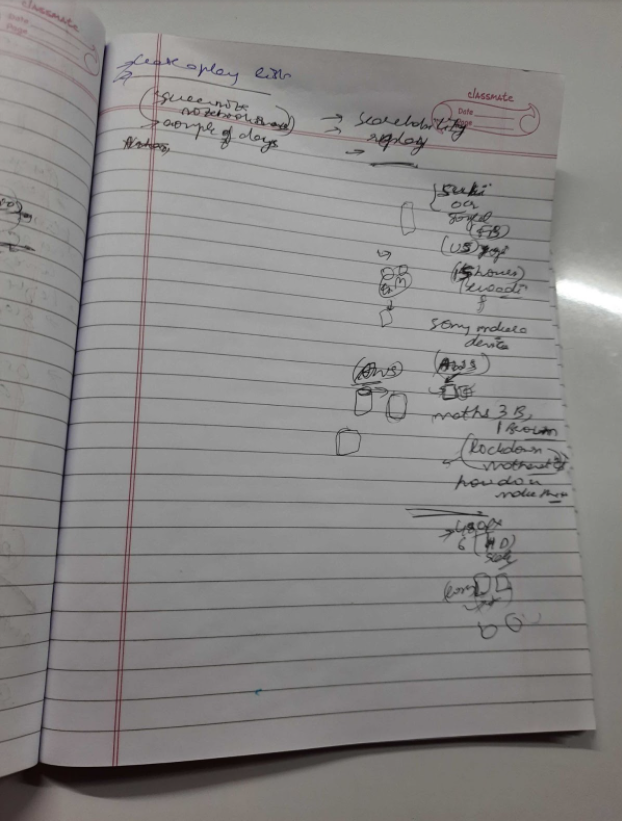
#> input picture test3.PNG, 622 x 821 px
$ python demo.py
#> lines starting #> are read from the running program, lines starting #| are printed output that depends on the picture; after the words box and inside, x2 and y2 are one past the last pixel; in counts of white or black regions, pixels touching at a corner belong together
import math
import cv2
import numpy as np
import operator


def findIntersection(x1, y1, x2, y2, x3, y3, x4, y4):
    px = ((x1 * y2 - y1 * x2) * (x3 - x4) - (x1 - x2) * (x3 * y4 - y3 * x4)) / (
                (x1 - x2) * (y3 - y4) - (y1 - y2) * (x3 - x4))
    py = ((x1 * y2 - y1 * x2) * (y3 - y4) - (y1 - y2) * (x3 * y4 - y3 * x4)) / (
                (x1 - x2) * (y3 - y4) - (y1 - y2) * (x3 - x4))
    return [px, py]


def draw(image, c):
    contours, hierarchy = cv2.findContours(image, cv2.RETR_EXTERNAL, cv2.CHAIN_APPROX_SIMPLE)
    lines = {}
    for cnt in contours:
        x, y, w, h = cv2.boundingRect(cnt)
        if c == 'v':
            lines[h] = [x, y, w, h]
            # cv2.line(img1, (x, y), (x + w, y + h), (0, 255, 0), 1)

        elif c == 'h':
            lines[w] = [x, y, w, h]
            # cv2.line(img1, (x, y), (x + w, y + h), (0, 255, 0), 1)


    l = dict(sorted(lines.items(), key=operator.itemgetter(0), reverse=True))
    print(len(l))
    if c == 'v':
        x, y, w, h = list(l.values())[0]
    else:
        # x, y, w, h = list(l.values())[3]
        x, y, w, h = list(l.values())[0]


    return [x, y, w, h]


# read a image using imread
img1 = cv2.imread("test3.PNG")
#> img1 is the input picture: shape (821, 622, 3); mean B, G, R 133.7, 134.7, 136.5
img1 = cv2.resize(img1, (400,400))
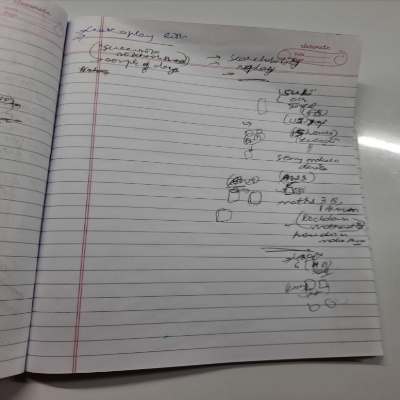
#> img1: shape (400, 400, 3); mean B, G, R 133.6, 134.7, 136.5
img = cv2.cvtColor(img1, cv2.COLOR_RGB2GRAY)

# creating a Histograms Equalization
# of a image using cv2.equalizeHist()
equ = cv2.equalizeHist(img)
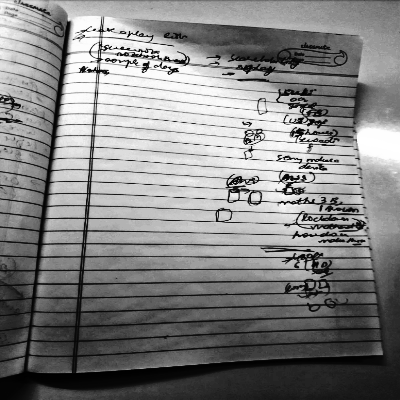
#> equ: shape (400, 400); min 0, max 255, mean 129.5
# equ = cv2.equalizeHist(equ)
thresh = cv2.adaptiveThreshold(equ, 255, cv2.ADAPTIVE_THRESH_GAUSSIAN_C, cv2.THRESH_BINARY_INV, 93, 13)
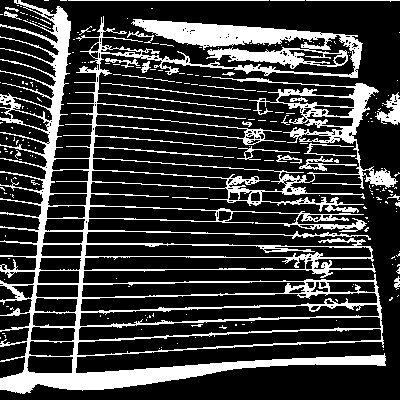
#> thresh: shape (400, 400); 22.6% white; 220 white regions (193 under 20 px), largest, box (x1, y1, x2, y2) and area: (0, 0, 398, 394) 33119, (375, 92, 400, 125) 390, (299, 156, 357, 171) 228

kernel_h = np.array([[0, 0, 0, 0, 0],
                   [0, 0, 0, 0, 0],
                   [1, 1, 1, 1, 1],
                   [0, 0, 0, 0, 0],
                   [0, 0, 0, 0, 0]], np.uint8)

kernel_v = kernel_h.transpose()
image_h = cv2.morphologyEx(thresh, cv2.MORPH_OPEN, kernel_h, iterations=3)
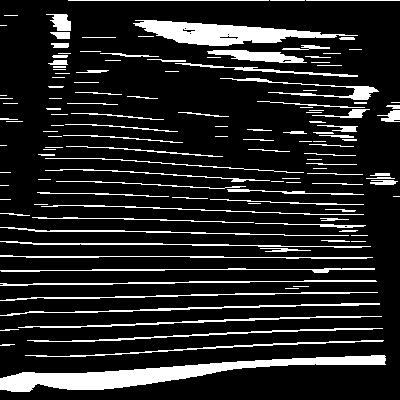
#> image_h: shape (400, 400); 14.2% white; 136 white regions (50 under 20 px), largest, box (x1, y1, x2, y2) and area: (0, 355, 386, 392) 4648, (133, 20, 358, 46) 2794, (0, 303, 380, 316) 726
image_h = cv2.erode(image_h,kernel_h,iterations = 1)
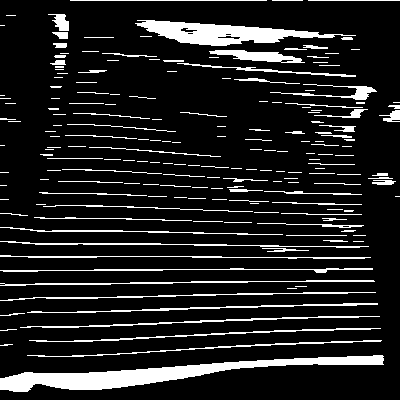
#> image_h: shape (400, 400); 12.8% white; 191 white regions (98 under 20 px), largest, box (x1, y1, x2, y2) and area: (0, 355, 384, 392) 4492, (135, 20, 356, 46) 2622, (209, 50, 305, 63) 655

image_v = cv2.morphologyEx(thresh, cv2.MORPH_OPEN, kernel_v, iterations=5)
#> image_v: shape (400, 400); 3.4% white; 17 white regions, largest, box (x1, y1, x2, y2) and area: (22, 6, 69, 394) 2631, (72, 70, 97, 390) 1270, (195, 23, 220, 50) 554
image_v = cv2.erode(image_v,kernel_v,iterations = 5)
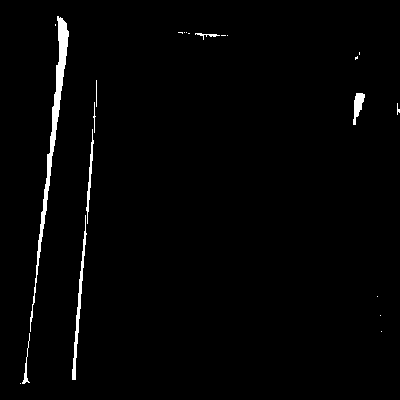
#> image_v: shape (400, 400); 1.6% white; 22 white regions (14 under 20 px)
# edges = cv2.Canny(image_v, 46, 109,3)
[x,y,w,h] = draw(image_h, 'h')
#> in draw, `contours, hierarchy = cv2.findContours(image, cv2.RETR_EXTERNAL, cv2.C..`: contours = 191 contours, 151 with area under 20; largest, box (x1, y1, x2, y2) and area: (0, 355, 384, 392) 4097, (135, 20, 356, 46) 2456, (209, 50, 305, 63) 568, (27, 303, 378, 313) 288, (20, 316, 380, 328) 276
#> the loop in draw, `for cnt in contours:` made 191 passes
#> (x, y, w, h) on passes 1 to 3: (0, 355, 384, 37), (0, 344, 13, 2), (27, 340, 355, 17)
#> after the loop in draw, `for cnt in contours:`: lines = 68 items
#| 68
#> in draw, `x, y, w, h = list(l.values())[0]`: y = 355; w = 384; h = 37
#> x = 0; y = 355; w = 384; h = 37
[x1,y1,w1,h1] = draw(image_v, 'v')
#> in draw (call 2), `contours, hierarchy = cv2.findContours(image, cv2.RETR_EXTERNAL, cv2.C..`: contours = 22 contours, 16 with area under 20; largest, box (x1, y1, x2, y2) and area: (30, 16, 69, 332) 1179, (72, 215, 87, 380) 300, (353, 93, 365, 125) 168, (86, 129, 94, 224) 107, (22, 333, 30, 384) 39, (195, 33, 220, 40) 24
#> the loop in draw (call 2), `for cnt in contours:` made 22 passes
#> (x, y, w, h) on passes 1, 2, 3, 4, 5, 6, 7, 8, 9, 10, 12, 14: (20, 383, 1, 1), (22, 333, 8, 51), (381, 331, 1, 1), (380, 315, 1, 1), (377, 296, 1, 1), (72, 215, 15, 165), (86, 129, 8, 95), (397, 103, 3, 12), (93, 102, 3, 31), (353, 93, 12, 32), (355, 56, 3, 4), (227, 35, 1, 1)
#> (cnt, x, y, w, h) on passes 11, 13, 15, 17, 20, 21: ([[96, 80], [96, 106]], 96, 80, 1, 27), ([[359, 52], [359, 54]], 359, 52, 1, 3), ([[221, 35], [225, 35]], 221, 35, 5, 1), ([[188, 33], [189, 33]], 188, 33, 2, 1), ([[178, 32], [181, 32], [182, 33], [182, 32]], 178, 32, 5, 2), ([[55, 24], [55, 25]], 55, 24, 1, 2)
#| 13
#> x1 = 30; y1 = 16; w1 = 39; h1 = 316

xi, yi = findIntersection(x,y,w,h,x1,y1,w1,h1)
#> in findIntersection, `px = ((x1 * y2 - y1 * x2) * (x3 - x4) - (x1 - x2) * (x3 * y4 - y3 * x4..`: px = 39.2
#> in findIntersection, `py = ((x1 * y2 - y1 * x2) * (y3 - y4) - (y1 - y2) * (x3 * y4 - y3 * x4..`: py = 322.5
#> xi = 39.2; yi = 322.5
xi = math.floor(xi)
#> xi = 39
yi = math.floor(yi)
#> yi = 322
print(xi, yi)
#| 39 322


# [4 lines of commented-out code are left out]
cv2.circle(img1, (xi, yi), 20, (0,200,255),-1)

if(math.sqrt((x-xi)**2 + (y-yi)**2) < math.sqrt(((x+w)-xi)**2 + ((y+h)-yi)**2)):
    cv2.line(img1, (xi, yi), (x + w, y + h), (0, 255, 0), 5) ########horizontal
    cv2.line(img1, (x+w, y+h), (x+w, 400 - (y+h)), (0, 255, 0), 10)
    cv2.circle(img1, (x+w, 400 - (y+h)), 20, (0, 0, 255), -1)
else:
    cv2.line(img1, (x, y), (xi, yi), (0, 255, 0), 5)  ########horizontal
    cv2.line(img1, (x, y), (x, 400 - y), (0, 255, 0), 10)
    cv2.circle(img1, (x, 400 - y), 20, (0, 0, 255), -1)

if (math.sqrt((x1 - xi) ** 2 + (y1 - yi) ** 2) < math.sqrt(((x1 + w1) - xi) ** 2 + ((y1 + h1) - yi) ** 2)):
    cv2.line(img1, (x1+w1, y1+h1), (x+w, 400 - (y+h)), (0, 255, 0), 10)
    cv2.line(img1, (xi, yi), (x1 + w1, y1 + h1), (0, 255, 0), 5) ######vertical
else:
    cv2.line(img1, (x1, y1), (x+w, 400 - (y+h)), (0, 255, 0), 10)
    cv2.line(img1, (x1, y1), (xi, yi), (0, 255, 0), 5) ######vertical
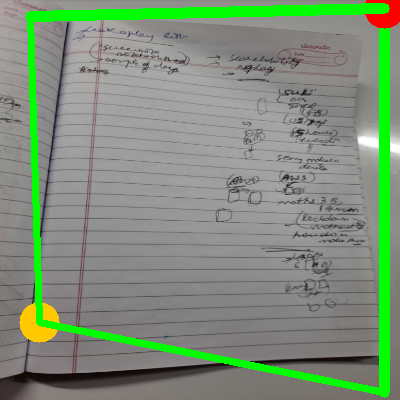
#> img1: shape (400, 400, 3); mean B, G, R 121.9, 144.1, 127

    # cv2.line(img1, (x+w, y+h), (x+w,400-(y+h)), (0, 255, 0), 10) ######vertical
    # cv2.line(img1, (x1 + w1, y1 + h1), (x+w,400-(y+h)), (0, 255, 0), 5) ########horizontal

cv2.imshow('image', img1)
cv2.waitKey(0)
cv2.destroyAllWindows()

$ run again, with test1.PNG copied over test3.PNG
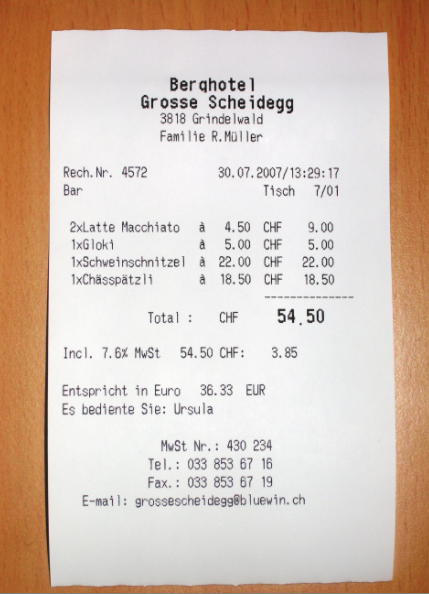
#> input picture test1.PNG, 429 x 594 px
#> img1 is the input picture: shape (594, 429, 3); mean B, G, R 184.5, 197, 215.4
#> `thresh = cv2.adaptiveThreshold(equ, 255, cv2.ADAPTIVE_THRESH_GAUSSIAN_..`:
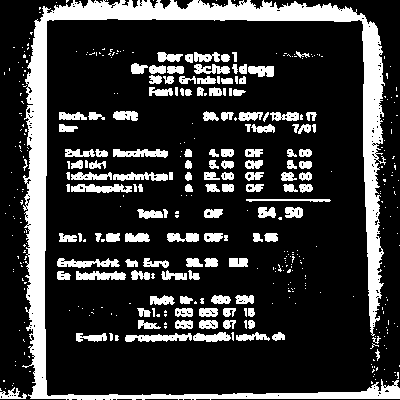
#> thresh: shape (400, 400); 20.8% white; 421 white regions (283 under 20 px), largest, box (x1, y1, x2, y2) and area: (22, 0, 400, 400) 18055, (125, 333, 192, 342) 390, (71, 184, 132, 193) 379
#> contours = 160 contours, 112 with area under 20; largest, box (x1, y1, x2, y2) and area: (42, 3, 365, 22) 3768, (26, 38, 45, 313) 3317, (30, 386, 400, 400) 1700, (364, 27, 383, 99) 906, (365, 100, 382, 128) 316
#> the loop in draw, `for cnt in contours:` made 160 passes
#> (x, y, w, h) on passes 1, 3, 7: (0, 397, 24, 2), (30, 386, 370, 14), (33, 359, 11, 6)
#> after the loop in draw, `for cnt in contours:`: lines = 26 items
#| 26
#> in draw, `x, y, w, h = list(l.values())[0]`: x = 30; y = 386; w = 370; h = 14
#> `[x,y,w,h] = draw(image_h, 'h')`: x = 30; y = 386; w = 370; h = 14
#> contours = 17 contours, 13 with area under 20; largest, box (x1, y1, x2, y2) and area: (28, 16, 47, 389) 4588, (363, 25, 381, 324) 2642, (193, 0, 198, 10) 36, (247, 0, 250, 11) 20
#> the loop in draw (call 2), `for cnt in contours:` made 17 passes
#> (cnt, x, y, w, h) on passes 1, 4, 5, 6, 7, 8, 9: ([[381, 67], [381, 73]], 381, 67, 1, 7), ([[263, 0], [263, 10]], 263, 0, 1, 11), ([[247, 0], [247, 10], [249, 10], [249, 0]], 247, 0, 3, 11), ([[228, 0], [228, 9], [230, 9], [230, 0]], 228, 0, 3, 10), ([[200, 0], [200, 9]], 200, 0, 1, 10), ([[193, 0], [193, 9], [197, 9], [197, 0]], 193, 0, 5, 10), ([[171, 0], [171, 9], [173, 9], [173, 0]], 171, 0, 3, 10)
#| 5
#> x1 = 28; y1 = 16; w1 = 19; h1 = 373
#> px = 18.35
#> py = 398.7
#> `xi, yi = findIntersection(x,y,w,h,x1,y1,w1,h1)`: xi = 18.35; yi = 398.7
#> `xi = math.floor(xi)`: xi = 18
#> `yi = math.floor(yi)`: yi = 398
#| 18 398
#> `cv2.line(img1, (x1, y1), (xi, yi), (0, 255, 0), 5)`:
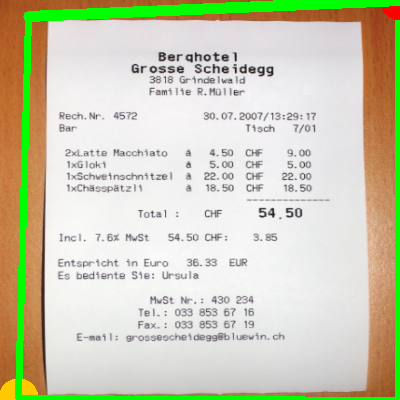
#> img1: shape (400, 400, 3); mean B, G, R 180.8, 206.3, 204.7

$ run again, with test.PNG copied over test3.PNG
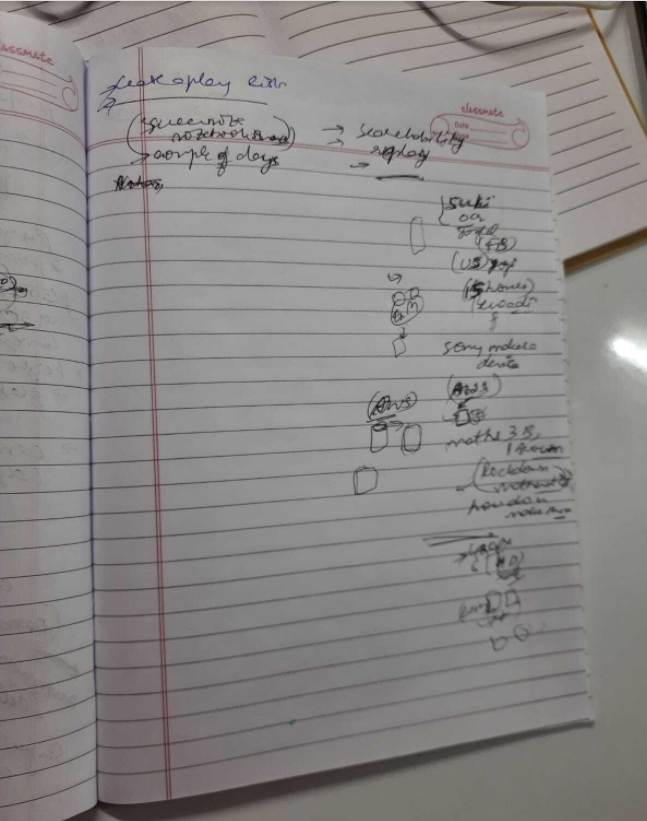
#> input picture test.PNG, 647 x 821 px
#> img1 is the input picture: shape (821, 647, 3); mean B, G, R 134.6, 135.6, 138.3
#> `thresh = cv2.adaptiveThreshold(equ, 255, cv2.ADAPTIVE_THRESH_GAUSSIAN_..`:
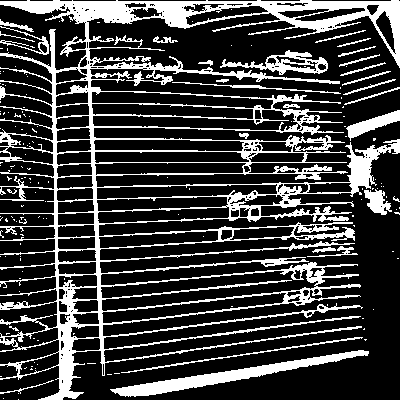
#> thresh: shape (400, 400); 24.1% white; 162 white regions (134 under 20 px), largest, box (x1, y1, x2, y2) and area: (0, 0, 400, 400) 31468, (110, 350, 369, 397) 2463, (220, 50, 328, 75) 910
#> contours = 137 contours, 93 with area under 20; largest, box (x1, y1, x2, y2) and area: (0, 1, 400, 38) 3503, (112, 351, 367, 396) 2001, (51, 156, 376, 190) 546, (276, 12, 378, 30) 469, (348, 112, 400, 135) 442
#> the loop in draw, `for cnt in contours:` made 137 passes
#> (x, y, w, h) on passes 2, 5, 6, 8, 9, 12, 13, 17: (40, 391, 42, 9), (0, 364, 19, 2), (173, 363, 14, 2), (58, 359, 25, 21), (131, 356, 23, 3), (112, 351, 255, 45), (60, 351, 25, 3), (87, 344, 65, 7)
#> after the loop in draw, `for cnt in contours:`: lines = 69 items
#| 69
#> in draw, `x, y, w, h = list(l.values())[0]`: x = 0; y = 1; w = 400; h = 37
#> `[x,y,w,h] = draw(image_h, 'h')`: x = 0; y = 1; w = 400; h = 37
#> contours = 23 contours, 18 with area under 20; largest, box (x1, y1, x2, y2) and area: (51, 39, 72, 400) 1028, (88, 61, 104, 366) 615, (390, 0, 400, 58) 302, (351, 155, 369, 187) 215, (165, 11, 182, 18) 64
#> the loop in draw (call 2), `for cnt in contours:` made 23 passes
#> (x, y, w, h) on passes 1, 2, 3, 4, 5, 7, 11, 12: (67, 292, 2, 13), (229, 210, 1, 1), (374, 200, 7, 3), (351, 155, 18, 32), (88, 61, 16, 305), (51, 39, 21, 361), (165, 11, 17, 7), (119, 11, 6, 3)
#| 12
#> x1 = 51; y1 = 39; w1 = 21; h1 = 361
#> px = 54.09
#> py = 5.87
#> `xi, yi = findIntersection(x,y,w,h,x1,y1,w1,h1)`: xi = 54.09; yi = 5.87
#> `xi = math.floor(xi)`: xi = 54
#> `yi = math.floor(yi)`: yi = 5
#| 54 5
#> `cv2.line(img1, (xi, yi), (x1 + w1, y1 + h1), (0, 255, 0), 5)`:
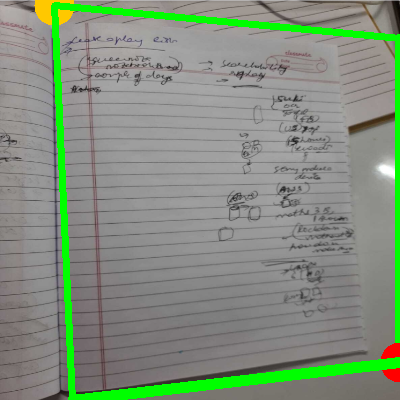
#> img1: shape (400, 400, 3); mean B, G, R 126.2, 143.9, 131
